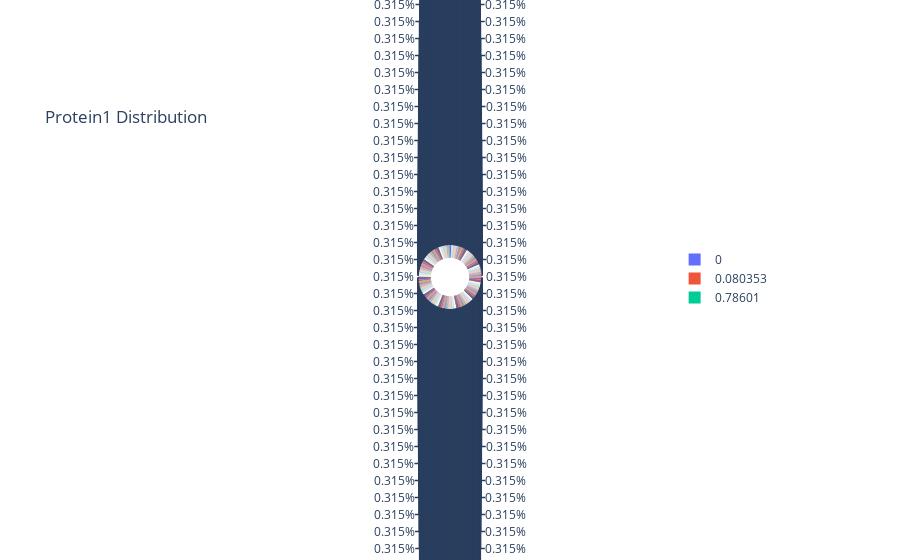

Notebook code cell kept with this figure:
### Code cell
generate_pie_chart(df,'Protein1')

### Figure 1 — Plotly figure (JSON) as saved in the notebook; plotly's stock layout.template omitted (floating-point values rounded to 4 significant figures; data arrays with more than 128 entries replaced by an {"elided": "..."} marker saying what was removed)
{"data": [{"domain": {"x": [0, 1], "y": [0, 1]}, "hole": 0.6, "hovertemplate": "label=%{label}<br>value=%{value}<extra></extra>", "labels": {"elided": "316 float values"}, "legendgroup": "", "name": "", "showlegend": true, "type": "pie", "values": {"elided": "316 int values"}}], "layout": {"legend": {"tracegroupgap": 0}, "title": {"text": "Protein1 Distribution"}}}
